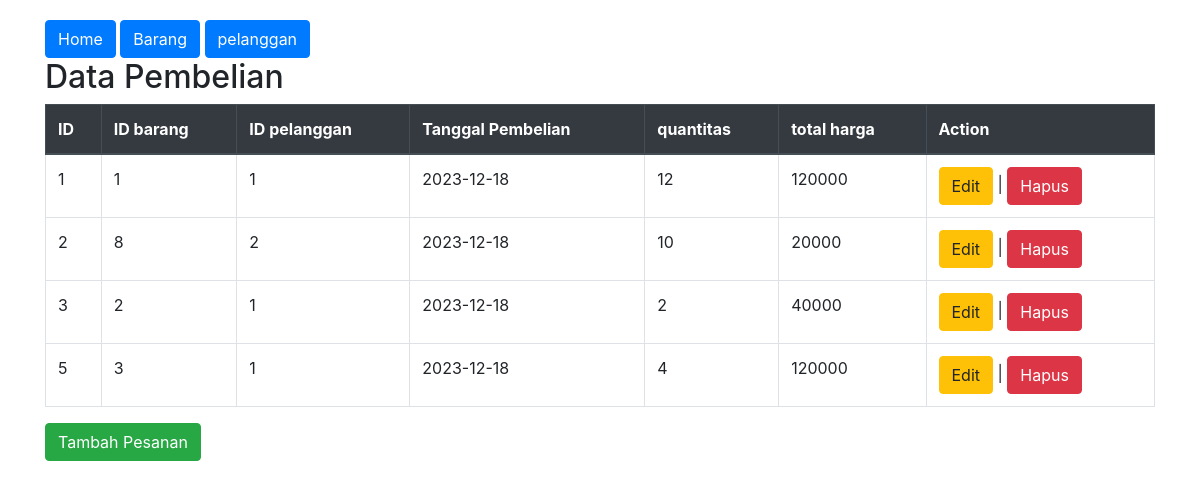
Screenshot of /hasil_pembelian.php with the database file from the repository.
### tables this page shows
CREATE TABLE `pembelians` (
  `pembelian_id` int NOT NULL AUTO_INCREMENT,
  `id_barang` int DEFAULT NULL,
  `id_pelanggan` int DEFAULT NULL,
  `tanggal_pembelian` date DEFAULT NULL,
  `quantitas` int DEFAULT NULL,
  `total_harga` int DEFAULT NULL,
  PRIMARY KEY (`pembelian_id`),
  KEY `id_barang` (`id_barang`),
  KEY `id_pelanggan` (`id_pelanggan`),
  CONSTRAINT `pembelians_ibfk_1` FOREIGN KEY (`id_barang`) REFERENCES `barangs` (`id_barang`),
  CONSTRAINT `pembelians_ibfk_2` FOREIGN KEY (`id_pelanggan`) REFERENCES `barangs` (`id_barang`)
);

### hasil_pembelian.php (the view, shortened to what this page needs)
<!DOCTYPE html>
<html lang="en">
<head>
    <link rel="stylesheet" href="https://stackpath.bootstrapcdn.com/bootstrap/4.3.1/css/bootstrap.min.css">
</head>
<body>
<div class="container">
    <a href="index.php" class="btn btn-primary">Home</a>
    <a href="barang.php" class="btn btn-primary">Barang</a>
    <a href="pelanggan.php" class="btn btn-primary">pelanggan</a>
    <h2>Data Pembelian</h2>
    <?php
    include 'config.php';
    $sql = "SELECT * FROM pembelians";
    $result = $mysqli->query($sql);
    if ($result->num_rows > 0) {
        echo "<table class='table table-bordered'>";
        echo "<thead class='thead-dark'>";
        echo "<tr><th>ID</th><th>ID barang</th><th>ID pelanggan</th><th>Tanggal Pembelian</th><th>quantitas</th><th>total harga</th><th>Action</th></tr>";
        echo "</thead><tbody>";
        while ($row = $result->fetch_assoc()) {
            echo "<tr>";
            echo "<td>" . $row["pembelian_id"] . "</td>";
            echo "<td>" . $row["id_barang"] . "</td>";
            echo "<td>" . $row["id_pelanggan"] . "</td>";
            echo "<td>" . $row["tanggal_pembelian"] . "</td>";
            echo "<td>" . $row["quantitas"] . "</td>";
            echo "<td>" . $row["total_harga"] . "</td>";
            echo "<td><a href='update_pembelian.php?id=" . $row["pembelian_id"] . "' class='btn btn-warning'>Edit</a> | <a href='delete_pembelian.php?id=" . $row["pembelian_id"] . "' class='btn btn-danger'>Hapus</a></td>";
            echo "</tr>";
        }
        echo "</tbody></table>";
    } else {
        echo "Tidak ada data pelanggan.";
    }
    ?>
    <a href="pembelian.php" class="btn btn-success">Tambah Pesanan</a>
</div>
</body>
</html>

### hasil_pembelian.php (style rules this page uses)
body { padding: 20px; }

### rows the page displays
pembelians: pembelian_id "1", id_barang "1", id_pelanggan "1", tanggal_pembelian "2023-12-18", quantitas "12", total_harga "120000"
pembelians: pembelian_id "2", id_barang "8", id_pelanggan "2", tanggal_pembelian "2023-12-18", quantitas "10", total_harga "20000"
pembelians: pembelian_id "3", id_barang "2", id_pelanggan "1", tanggal_pembelian "2023-12-18", quantitas "2", total_harga "40000"
pembelians: pembelian_id "5", id_barang "3", id_pelanggan "1", tanggal_pembelian "2023-12-18", quantitas "4", total_harga "120000"
